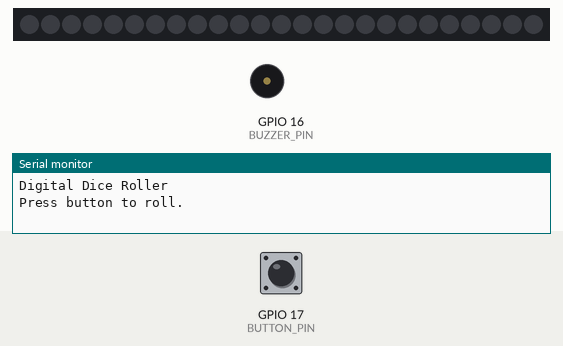
Simulated run of this sketch. Board: ESP32. Shown: 25 RGB LEDs in strip order, left to right, buzzer (waves = sounding, pin HIGH), the last lines printed to the serial monitor. The inputs (shaded band) are chosen by the test bench; at power-on: GPIO 17 (BUTTON_PIN) HIGH. Dim RGB values are drawn brighter than linear; random numbers use the default seed unless the sketch sets one.

Above: at 1.2 s.
1.3 s: GPIO 17 (BUTTON_PIN) pulled LOW for 0.15 s
At 2.23 s:
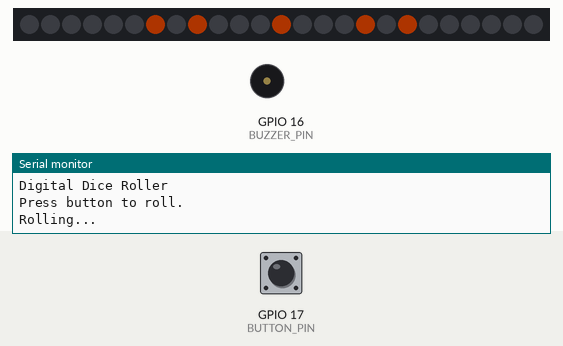
5.0 s: GPIO 17 (BUTTON_PIN) pulled LOW for 1 s
At 8.4 s:
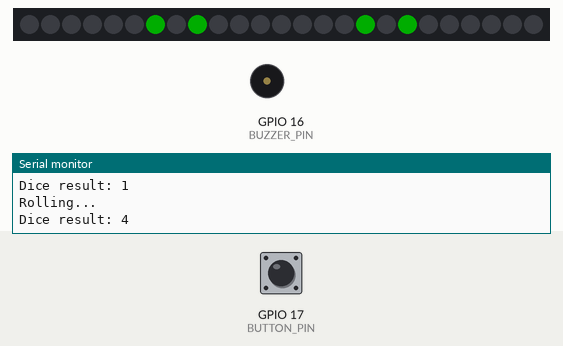
Timing chart, 0 to 9.9 s (numbered marks = the images above; inputs shaded):
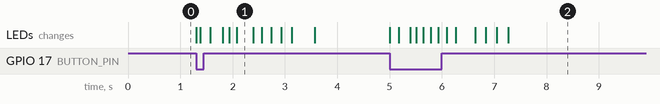

The sketch:

LED_Matrix_Digital_Dice_Roller.ino
```cpp
/*
 * ============================================================================
 * DIGITAL DICE ROLLER - FREERTOS VERSION
 * ============================================================================
 *
 * Pressing the button starts an animated dice-rolling effect.
 *
 * After the animation, a random number from 1 to 6 is selected and
 * displayed on the 5x5 NeoPixel matrix using dice dots.
 *
 * Rolling dots:
 *   Orange
 *
 * Final result:
 *   Green
 *
 * Hardware:
 *   Matrix -> GPIO 7
 *   Button -> GPIO 17
 *   Buzzer -> GPIO 16
 * ============================================================================
 */

#include <Arduino.h>
#include <Adafruit_NeoPixel.h>

#define MATRIX_PIN 7
#define NUM_LEDS 25

#define BUTTON_PIN 17
#define BUZZER_PIN 16

Adafruit_NeoPixel matrix(
    NUM_LEDS,
    MATRIX_PIN,
    NEO_GRB + NEO_KHZ800
);

bool lastButton = HIGH;

//=============================================================================
// Convert x/y coordinates to LED number.
//
// This version retains the original row-major mapping.
//=============================================================================

int pixelXY(int x, int y)
{
    return y * 5 + x;
}

//=============================================================================
// Turn off all LEDs.
//=============================================================================

void clearMatrix()
{
    matrix.clear();
    matrix.show();
}

//=============================================================================
// Set one LED using x/y coordinates.
//=============================================================================

void setPixelXY(
    int x,
    int y,
    uint32_t colour
)
{
    if (x < 0 || x > 4 ||
        y < 0 || y > 4)
    {
        return;
    }

    matrix.setPixelColor(
        pixelXY(x, y),
        colour
    );
}

//=============================================================================
// Draw a dice number from 1 to 6.
//=============================================================================

void drawDie(
    int number,
    uint32_t colour
)
{
    matrix.clear();

    // Centre dot.
    if (number == 1 ||
        number == 3 ||
        number == 5)
    {
        setPixelXY(2, 2, colour);
    }

    // Top-left and bottom-right dots.
    if (number == 2 ||
        number == 3 ||
        number == 4 ||
        number == 5 ||
        number == 6)
    {
        setPixelXY(1, 1, colour);
        setPixelXY(3, 3, colour);
    }

    // Top-right and bottom-left dots.
    if (number == 4 ||
        number == 5 ||
        number == 6)
    {
        setPixelXY(3, 1, colour);
        setPixelXY(1, 3, colour);
    }

    // Middle-left and middle-right dots.
    if (number == 6)
    {
        setPixelXY(1, 2, colour);
        setPixelXY(3, 2, colour);
    }

    matrix.show();
}

//=============================================================================
// Animate the dice and display the final result.
//=============================================================================

void rollDice()
{
    Serial.println("Rolling...");

    for (int i = 0; i < 15; i++)
    {
        int randomNumber = random(1, 7);

        // Display the rolling number in orange.
        drawDie(
            randomNumber,
            matrix.Color(255, 80, 0)
        );

        // Gradually slow down the animation.
        vTaskDelay(
            pdMS_TO_TICKS(80 + i * 10)
        );
    }

    // Select the final dice result.
    int result = random(1, 7);

    // Display the final result in green.
    drawDie(
        result,
        matrix.Color(0, 255, 0)
    );

    Serial.print("Dice result: ");
    Serial.println(result);
}

//=============================================================================
// Dice task.
//
// The task monitors the button and runs the dice animation.
//=============================================================================

void diceTask(void *parameter)
{
    while (true)
    {
        bool button = digitalRead(BUTTON_PIN);

        // Detect a new button press.
        if (lastButton == HIGH &&
            button == LOW)
        {
            rollDice();

            // Basic button debounce.
            vTaskDelay(pdMS_TO_TICKS(200));
        }

        lastButton = button;

        // Allow other FreeRTOS tasks to execute.
        vTaskDelay(pdMS_TO_TICKS(10));
    }
}

//=============================================================================
// Setup.
//=============================================================================

void setup()
{
    Serial.begin(115200);

    pinMode(
        BUTTON_PIN,
        INPUT_PULLUP
    );

    pinMode(
        BUZZER_PIN,
        OUTPUT
    );

    digitalWrite(
        BUZZER_PIN,
        LOW
    );

    randomSeed(
        micros()
    );

    matrix.begin();
    matrix.setBrightness(50);

    clearMatrix();

    Serial.println("Digital Dice Roller");
    Serial.println("Press button to roll.");

    xTaskCreate(
        diceTask,
        "Dice Task",
        4096,
        NULL,
        1,
        NULL
    );
}

//=============================================================================
// Arduino loop.
//
// Dice operation is handled by the FreeRTOS task.
//=============================================================================

void loop()
{
    vTaskDelay(pdMS_TO_TICKS(1000));
}
```

Measured:
- after the input at 1.3 s, the LEDs: first change at once (image 1 shows a later state)
- after the input at 5.0 s, the LEDs: first change at once (image 2 shows a later state)
